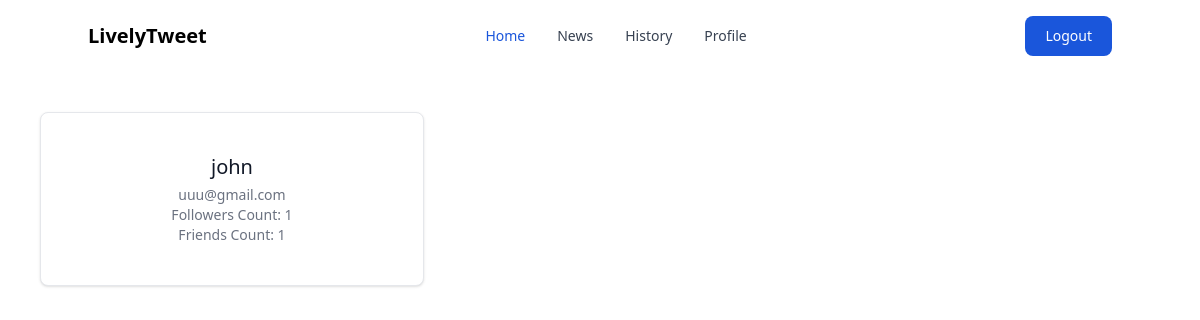
The page /profile (signed in) on the database its author committed.
### models.py (models this page shows, shortened)
class User(UserMixin, db.Model):
  id = db.Column(db.Integer, primary_key=True)
  username = db.Column(db.String(64), index=True, unique=True)
  email = db.Column(db.String(120), index=True, unique=True)
  password_hash = db.Column(db.String(128))
  friendsCount = db.Column(db.Integer, primary_key=False)
  followersCount = db.Column(db.Integer, primary_key=False)
  tweets = db.relationship('Tweet', backref='author', lazy='dynamic')

### routes.py (the view)
@app.route("/profile", methods=["GET"])
def profile():
  return render_template('profile.html')

### models.py (called while the page is built)
@login.user_loader
def load_user(id):
    return User.query.get(int(id))

### templates/profile.html
{% extends "base.html" %}
{% block content %}
    {% if current_user.is_authenticated %}
    <div class="relative flex items-center justify-center flex-col m-10 w-full max-w-sm bg-white border border-gray-200 rounded-lg shadow dark:bg-gray-800 dark:border-gray-700">
      <div class="flex flex-col items-center p-10">
          <h5 class="mb-1 text-xl font-medium text-gray-900 dark:text-white">{{ current_user.username }}</h5>
          <span class="text-sm text-gray-500 dark:text-gray-400">{{ current_user.email }}</span>
          <span class="text-sm text-gray-500 dark:text-gray-400">Followers Count: {{ current_user.followersCount }}</span>
          <span class="text-sm text-gray-500 dark:text-gray-400">Friends Count: {{ current_user.friendsCount }}</span>
      </div>
    </div>
    {% else %}
    <p><a class="underline" href="\login">Login</a> or <a class="underline" href="\register">Create</a> An Account to View Profile</p>
    {% endif %}
{% endblock %}

### rows shown on the page
User: username "john", email "uuu@gmail.com", followersCount "1", friendsCount "1"
